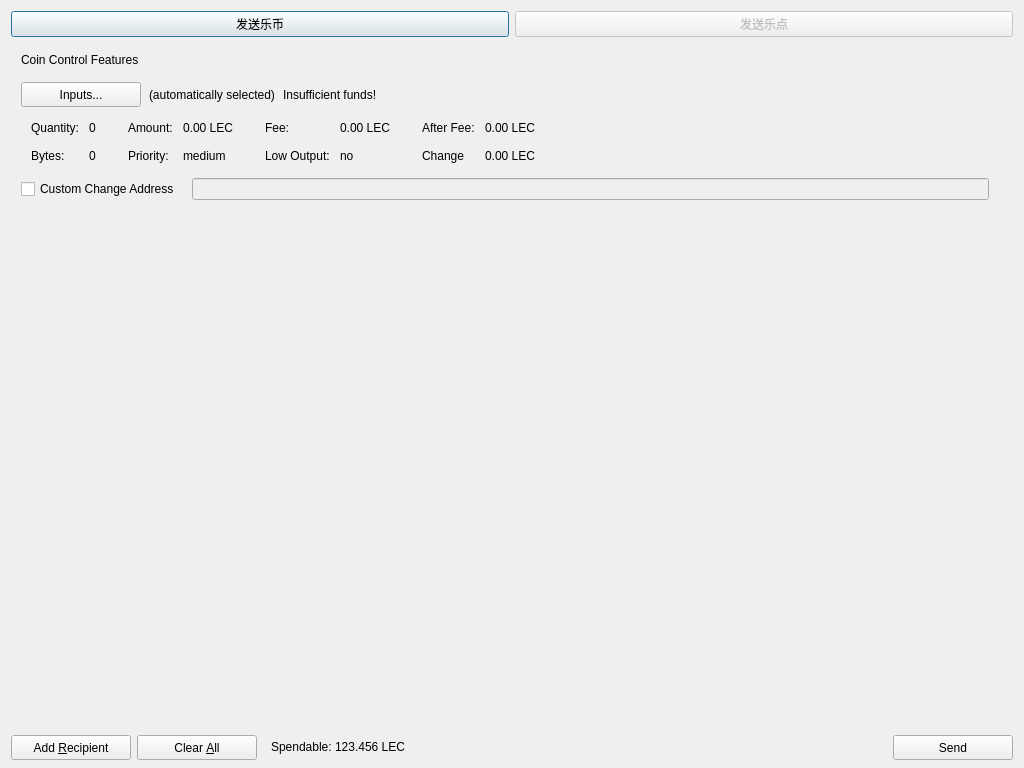
<?xml version="1.0" encoding="UTF-8"?>
<ui version="4.0">
 <class>SendBitCoinsDialog</class>
 <widget class="QDialog" name="SendBitCoinsDialog">
  <property name="geometry">
   <rect>
    <x>0</x>
    <y>0</y>
    <width>1024</width>
    <height>768</height>
   </rect>
  </property>
  <property name="windowTitle">
   <string>Send Coins</string>
  </property>
  <layout class="QVBoxLayout" name="verticalLayout" stretch="0,0,1,0">
   <property name="bottomMargin">
    <number>8</number>
   </property>
   <item>
    <layout class="QHBoxLayout" name="horizontalLayout_3">
     <item>
      <widget class="QPushButton" name="btnlecoin">
       <property name="text">
        <string>发送乐币</string>
       </property>
      </widget>
     </item>
     <item>
      <widget class="QPushButton" name="btnBitcoin">
       <property name="enabled">
        <bool>false</bool>
       </property>
       <property name="text">
        <string>发送乐点</string>
       </property>
      </widget>
     </item>
    </layout>
   </item>
   <item>
    <widget class="QFrame" name="frameCoinControl">
     <property name="sizePolicy">
      <sizepolicy hsizetype="Expanding" vsizetype="Expanding">
       <horstretch>0</horstretch>
       <verstretch>0</verstretch>
      </sizepolicy>
     </property>
     <property name="maximumSize">
      <size>
       <width>16777215</width>
       <height>16777215</height>
      </size>
     </property>
     <property name="frameShape">
      <enum>QFrame::NoFrame</enum>
     </property>
     <property name="frameShadow">
      <enum>QFrame::Sunken</enum>
     </property>
     <layout class="QVBoxLayout" name="verticalLayoutCoinControl2">
      <property name="spacing">
       <number>6</number>
      </property>
      <property name="leftMargin">
       <number>0</number>
      </property>
      <property name="topMargin">
       <number>0</number>
      </property>
      <property name="rightMargin">
       <number>0</number>
      </property>
      <property name="bottomMargin">
       <number>6</number>
      </property>
      <item>
       <layout class="QVBoxLayout" name="verticalLayoutCoinControl" stretch="0,0,0,0,1">
        <property name="spacing">
         <number>0</number>
        </property>
        <property name="leftMargin">
         <number>10</number>
        </property>
        <property name="topMargin">
         <number>10</number>
        </property>
        <item>
         <layout class="QHBoxLayout" name="horizontalLayoutCoinControl1">
          <property name="bottomMargin">
           <number>15</number>
          </property>
          <item>
           <widget class="QLabel" name="labelCoinControlFeatures">
            <property name="sizePolicy">
             <sizepolicy hsizetype="Preferred" vsizetype="Maximum">
              <horstretch>0</horstretch>
              <verstretch>0</verstretch>
             </sizepolicy>
            </property>
            <property name="text">
             <string>Coin Control Features</string>
            </property>
           </widget>
          </item>
         </layout>
        </item>
        <item>
         <layout class="QHBoxLayout" name="horizontalLayoutCoinControl2" stretch="0,0,0,0">
          <property name="spacing">
           <number>8</number>
          </property>
          <property name="bottomMargin">
           <number>10</number>
          </property>
          <item>
           <widget class="QPushButton" name="pushButtonCoinControl">
            <property name="minimumSize">
             <size>
              <width>120</width>
              <height>25</height>
             </size>
            </property>
            <property name="text">
             <string>Inputs...</string>
            </property>
           </widget>
          </item>
          <item>
           <widget class="QLabel" name="labelCoinControlAutomaticallySelected">
            <property name="text">
             <string>(automatically selected)</string>
            </property>
            <property name="margin">
             <number>5</number>
            </property>
           </widget>
          </item>
          <item>
           <widget class="QLabel" name="labelCoinControlInsuffFunds">
            <property name="text">
             <string>Insufficient funds!</string>
            </property>
            <property name="margin">
             <number>5</number>
            </property>
           </widget>
          </item>
          <item>
           <spacer name="horizontalSpacerCoinControl">
            <property name="orientation">
             <enum>Qt::Horizontal</enum>
            </property>
            <property name="sizeHint" stdset="0">
             <size>
              <width>40</width>
              <height>1</height>
             </size>
            </property>
           </spacer>
          </item>
         </layout>
        </item>
        <item>
         <widget class="QWidget" name="widgetCoinControl" native="true">
          <property name="sizePolicy">
           <sizepolicy hsizetype="Preferred" vsizetype="Preferred">
            <horstretch>0</horstretch>
            <verstretch>0</verstretch>
           </sizepolicy>
          </property>
          <property name="minimumSize">
           <size>
            <width>0</width>
            <height>0</height>
           </size>
          </property>
          <layout class="QHBoxLayout" name="horizontalLayoutCoinControl5">
           <property name="leftMargin">
            <number>0</number>
           </property>
           <property name="topMargin">
            <number>0</number>
           </property>
           <property name="rightMargin">
            <number>0</number>
           </property>
           <property name="bottomMargin">
            <number>0</number>
           </property>
           <item>
            <layout class="QHBoxLayout" name="horizontalLayoutCoinControl3" stretch="0,0,0,1">
             <property name="spacing">
              <number>20</number>
             </property>
             <property name="topMargin">
              <number>0</number>
             </property>
             <property name="bottomMargin">
              <number>10</number>
             </property>
             <item>
              <layout class="QFormLayout" name="formLayoutCoinControl1">
               <property name="horizontalSpacing">
                <number>10</number>
               </property>
               <property name="verticalSpacing">
                <number>14</number>
               </property>
               <property name="leftMargin">
                <number>10</number>
               </property>
               <property name="topMargin">
                <number>4</number>
               </property>
               <property name="rightMargin">
                <number>6</number>
               </property>
               <item row="0" column="0">
                <widget class="QLabel" name="labelCoinControlQuantityText">
                 <property name="text">
                  <string>Quantity:</string>
                 </property>
                 <property name="margin">
                  <number>0</number>
                 </property>
                </widget>
               </item>
               <item row="0" column="1">
                <widget class="QLabel" name="labelCoinControlQuantity">
                 <property name="cursor">
                  <cursorShape>IBeamCursor</cursorShape>
                 </property>
                 <property name="contextMenuPolicy">
                  <enum>Qt::ActionsContextMenu</enum>
                 </property>
                 <property name="text">
                  <string>0</string>
                 </property>
                 <property name="margin">
                  <number>0</number>
                 </property>
                 <property name="textInteractionFlags">
                  <set>Qt::LinksAccessibleByMouse|Qt::TextSelectableByKeyboard|Qt::TextSelectableByMouse</set>
                 </property>
                </widget>
               </item>
               <item row="1" column="0">
                <widget class="QLabel" name="labelCoinControlBytesText">
                 <property name="text">
                  <string>Bytes:</string>
                 </property>
                </widget>
               </item>
               <item row="1" column="1">
                <widget class="QLabel" name="labelCoinControlBytes">
                 <property name="cursor">
                  <cursorShape>IBeamCursor</cursorShape>
                 </property>
                 <property name="contextMenuPolicy">
                  <enum>Qt::ActionsContextMenu</enum>
                 </property>
                 <property name="text">
                  <string>0</string>
                 </property>
                 <property name="textInteractionFlags">
                  <set>Qt::LinksAccessibleByMouse|Qt::TextSelectableByKeyboard|Qt::TextSelectableByMouse</set>
                 </property>
                </widget>
               </item>
              </layout>
             </item>
             <item>
              <layout class="QFormLayout" name="formLayoutCoinControl2">
               <property name="horizontalSpacing">
                <number>10</number>
               </property>
               <property name="verticalSpacing">
                <number>14</number>
               </property>
               <property name="leftMargin">
                <number>6</number>
               </property>
               <property name="topMargin">
                <number>4</number>
               </property>
               <property name="rightMargin">
                <number>6</number>
               </property>
               <item row="0" column="0">
                <widget class="QLabel" name="labelCoinControlAmountText">
                 <property name="text">
                  <string>Amount:</string>
                 </property>
                 <property name="margin">
                  <number>0</number>
                 </property>
                </widget>
               </item>
               <item row="0" column="1">
                <widget class="QLabel" name="labelCoinControlAmount">
                 <property name="cursor">
                  <cursorShape>IBeamCursor</cursorShape>
                 </property>
                 <property name="contextMenuPolicy">
                  <enum>Qt::ActionsContextMenu</enum>
                 </property>
                 <property name="text">
                  <string>0.00 LEC</string>
                 </property>
                 <property name="textInteractionFlags">
                  <set>Qt::LinksAccessibleByMouse|Qt::TextSelectableByKeyboard|Qt::TextSelectableByMouse</set>
                 </property>
                </widget>
               </item>
               <item row="1" column="0">
                <widget class="QLabel" name="labelCoinControlPriorityText">
                 <property name="text">
                  <string>Priority:</string>
                 </property>
                </widget>
               </item>
               <item row="1" column="1">
                <widget class="QLabel" name="labelCoinControlPriority">
                 <property name="cursor">
                  <cursorShape>IBeamCursor</cursorShape>
                 </property>
                 <property name="contextMenuPolicy">
                  <enum>Qt::ActionsContextMenu</enum>
                 </property>
                 <property name="text">
                  <string>medium</string>
                 </property>
                 <property name="textInteractionFlags">
                  <set>Qt::LinksAccessibleByMouse|Qt::TextSelectableByKeyboard|Qt::TextSelectableByMouse</set>
                 </property>
                </widget>
               </item>
              </layout>
             </item>
             <item>
              <layout class="QFormLayout" name="formLayoutCoinControl3">
               <property name="horizontalSpacing">
                <number>10</number>
               </property>
               <property name="verticalSpacing">
                <number>14</number>
               </property>
               <property name="leftMargin">
                <number>6</number>
               </property>
               <property name="topMargin">
                <number>4</number>
               </property>
               <property name="rightMargin">
                <number>6</number>
               </property>
               <item row="0" column="0">
                <widget class="QLabel" name="labelCoinControlFeeText">
                 <property name="text">
                  <string>Fee:</string>
                 </property>
                 <property name="margin">
                  <number>0</number>
                 </property>
                </widget>
               </item>
               <item row="0" column="1">
                <widget class="QLabel" name="labelCoinControlFee">
                 <property name="cursor">
                  <cursorShape>IBeamCursor</cursorShape>
                 </property>
                 <property name="contextMenuPolicy">
                  <enum>Qt::ActionsContextMenu</enum>
                 </property>
                 <property name="text">
                  <string>0.00 LEC</string>
                 </property>
                 <property name="textInteractionFlags">
                  <set>Qt::LinksAccessibleByMouse|Qt::TextSelectableByKeyboard|Qt::TextSelectableByMouse</set>
                 </property>
                </widget>
               </item>
               <item row="1" column="0">
                <widget class="QLabel" name="labelCoinControlLowOutputText">
                 <property name="text">
                  <string>Low Output:</string>
                 </property>
                </widget>
               </item>
               <item row="1" column="1">
                <widget class="QLabel" name="labelCoinControlLowOutput">
                 <property name="cursor">
                  <cursorShape>IBeamCursor</cursorShape>
                 </property>
                 <property name="contextMenuPolicy">
                  <enum>Qt::ActionsContextMenu</enum>
                 </property>
                 <property name="text">
                  <string>no</string>
                 </property>
                 <property name="textInteractionFlags">
                  <set>Qt::LinksAccessibleByMouse|Qt::TextSelectableByKeyboard|Qt::TextSelectableByMouse</set>
                 </property>
                </widget>
               </item>
              </layout>
             </item>
             <item>
              <layout class="QFormLayout" name="formLayoutCoinControl4">
               <property name="horizontalSpacing">
                <number>10</number>
               </property>
               <property name="verticalSpacing">
                <number>14</number>
               </property>
               <property name="leftMargin">
                <number>6</number>
               </property>
               <property name="topMargin">
                <number>4</number>
               </property>
               <property name="rightMargin">
                <number>6</number>
               </property>
               <item row="0" column="0">
                <widget class="QLabel" name="labelCoinControlAfterFeeText">
                 <property name="text">
                  <string>After Fee:</string>
                 </property>
                 <property name="margin">
                  <number>0</number>
                 </property>
                </widget>
               </item>
               <item row="0" column="1">
                <widget class="QLabel" name="labelCoinControlAfterFee">
                 <property name="cursor">
                  <cursorShape>IBeamCursor</cursorShape>
                 </property>
                 <property name="contextMenuPolicy">
                  <enum>Qt::ActionsContextMenu</enum>
                 </property>
                 <property name="text">
                  <string>0.00 LEC</string>
                 </property>
                 <property name="textInteractionFlags">
                  <set>Qt::LinksAccessibleByMouse|Qt::TextSelectableByKeyboard|Qt::TextSelectableByMouse</set>
                 </property>
                </widget>
               </item>
               <item row="1" column="0">
                <widget class="QLabel" name="labelCoinControlChangeText">
                 <property name="text">
                  <string>Change</string>
                 </property>
                </widget>
               </item>
               <item row="1" column="1">
                <widget class="QLabel" name="labelCoinControlChange">
                 <property name="cursor">
                  <cursorShape>IBeamCursor</cursorShape>
                 </property>
                 <property name="contextMenuPolicy">
                  <enum>Qt::ActionsContextMenu</enum>
                 </property>
                 <property name="text">
                  <string>0.00 LEC</string>
                 </property>
                 <property name="textInteractionFlags">
                  <set>Qt::LinksAccessibleByMouse|Qt::TextSelectableByKeyboard|Qt::TextSelectableByMouse</set>
                 </property>
                </widget>
               </item>
              </layout>
             </item>
            </layout>
           </item>
          </layout>
         </widget>
        </item>
        <item>
         <layout class="QHBoxLayout" name="horizontalLayoutCoinControl4" stretch="0,0,0">
          <property name="spacing">
           <number>12</number>
          </property>
          <property name="sizeConstraint">
           <enum>QLayout::SetDefaultConstraint</enum>
          </property>
          <property name="topMargin">
           <number>5</number>
          </property>
          <property name="rightMargin">
           <number>5</number>
          </property>
          <item>
           <widget class="QCheckBox" name="checkBoxCoinControlChange">
            <property name="text">
             <string>Custom Change Address</string>
            </property>
           </widget>
          </item>
          <item>
           <widget class="QLineEdit" name="lineEditCoinControlChange">
            <property name="enabled">
             <bool>false</bool>
            </property>
            <property name="sizePolicy">
             <sizepolicy hsizetype="Expanding" vsizetype="Fixed">
              <horstretch>0</horstretch>
              <verstretch>0</verstretch>
             </sizepolicy>
            </property>
           </widget>
          </item>
          <item>
           <widget class="QLabel" name="labelCoinControlChangeLabel">
            <property name="sizePolicy">
             <sizepolicy hsizetype="Preferred" vsizetype="Expanding">
              <horstretch>0</horstretch>
              <verstretch>0</verstretch>
             </sizepolicy>
            </property>
            <property name="minimumSize">
             <size>
              <width>0</width>
              <height>0</height>
             </size>
            </property>
            <property name="text">
             <string/>
            </property>
            <property name="margin">
             <number>3</number>
            </property>
           </widget>
          </item>
         </layout>
        </item>
        <item>
         <spacer name="verticalSpacerCoinControl">
          <property name="orientation">
           <enum>Qt::Vertical</enum>
          </property>
          <property name="sizeHint" stdset="0">
           <size>
            <width>800</width>
            <height>1</height>
           </size>
          </property>
         </spacer>
        </item>
       </layout>
      </item>
     </layout>
    </widget>
   </item>
   <item>
    <widget class="QScrollArea" name="scrollArea">
     <property name="frameShape">
      <enum>QFrame::NoFrame</enum>
     </property>
     <property name="widgetResizable">
      <bool>true</bool>
     </property>
     <widget class="QWidget" name="scrollAreaWidgetContents">
      <property name="geometry">
       <rect>
        <x>0</x>
        <y>0</y>
        <width>1006</width>
        <height>516</height>
       </rect>
      </property>
      <layout class="QVBoxLayout" name="verticalLayout_2">
       <property name="leftMargin">
        <number>0</number>
       </property>
       <property name="topMargin">
        <number>0</number>
       </property>
       <property name="rightMargin">
        <number>0</number>
       </property>
       <property name="bottomMargin">
        <number>0</number>
       </property>
       <item>
        <layout class="QVBoxLayout" name="entries">
         <property name="spacing">
          <number>0</number>
         </property>
        </layout>
       </item>
      </layout>
     </widget>
    </widget>
   </item>
   <item>
    <layout class="QHBoxLayout" name="horizontalLayout">
     <item>
      <widget class="QPushButton" name="addButton">
       <property name="minimumSize">
        <size>
         <width>120</width>
         <height>25</height>
        </size>
       </property>
       <property name="toolTip">
        <string>Send to multiple recipients at once</string>
       </property>
       <property name="text">
        <string>Add &amp;Recipient</string>
       </property>
       <property name="icon">
        <iconset resource="../bitcoin.qrc">
         <normaloff>:/icons/add</normaloff>:/icons/add</iconset>
       </property>
       <property name="iconSize">
        <size>
         <width>12</width>
         <height>12</height>
        </size>
       </property>
       <property name="autoDefault">
        <bool>false</bool>
       </property>
      </widget>
     </item>
     <item>
      <widget class="QPushButton" name="clearButton">
       <property name="sizePolicy">
        <sizepolicy hsizetype="Minimum" vsizetype="Fixed">
         <horstretch>0</horstretch>
         <verstretch>0</verstretch>
        </sizepolicy>
       </property>
       <property name="minimumSize">
        <size>
         <width>120</width>
         <height>25</height>
        </size>
       </property>
       <property name="toolTip">
        <string>Remove all transaction fields</string>
       </property>
       <property name="text">
        <string>Clear &amp;All</string>
       </property>
       <property name="icon">
        <iconset resource="../bitcoin.qrc">
         <normaloff>:/icons/remove</normaloff>:/icons/remove</iconset>
       </property>
       <property name="iconSize">
        <size>
         <width>12</width>
         <height>12</height>
        </size>
       </property>
       <property name="autoRepeatDelay">
        <number>300</number>
       </property>
       <property name="autoDefault">
        <bool>false</bool>
       </property>
      </widget>
     </item>
     <item>
      <layout class="QHBoxLayout" name="horizontalLayout_2">
       <property name="spacing">
        <number>3</number>
       </property>
       <item>
        <widget class="QLabel" name="label">
         <property name="sizePolicy">
          <sizepolicy hsizetype="Preferred" vsizetype="Fixed">
           <horstretch>0</horstretch>
           <verstretch>0</verstretch>
          </sizepolicy>
         </property>
         <property name="text">
          <string>Spendable:</string>
         </property>
         <property name="indent">
          <number>8</number>
         </property>
        </widget>
       </item>
       <item>
        <widget class="QLabel" name="labelBalance">
         <property name="sizePolicy">
          <sizepolicy hsizetype="Preferred" vsizetype="Fixed">
           <horstretch>0</horstretch>
           <verstretch>0</verstretch>
          </sizepolicy>
         </property>
         <property name="cursor">
          <cursorShape>IBeamCursor</cursorShape>
         </property>
         <property name="text">
          <string>123.456 LEC</string>
         </property>
         <property name="textInteractionFlags">
          <set>Qt::LinksAccessibleByMouse|Qt::TextSelectableByKeyboard|Qt::TextSelectableByMouse</set>
         </property>
        </widget>
       </item>
      </layout>
     </item>
     <item>
      <spacer name="horizontalSpacer">
       <property name="orientation">
        <enum>Qt::Horizontal</enum>
       </property>
       <property name="sizeHint" stdset="0">
        <size>
         <width>40</width>
         <height>20</height>
        </size>
       </property>
      </spacer>
     </item>
     <item>
      <widget class="QPushButton" name="veriBitSendButton">
       <property name="sizePolicy">
        <sizepolicy hsizetype="Minimum" vsizetype="Fixed">
         <horstretch>0</horstretch>
         <verstretch>0</verstretch>
        </sizepolicy>
       </property>
       <property name="minimumSize">
        <size>
         <width>120</width>
         <height>25</height>
        </size>
       </property>
       <property name="toolTip">
        <string>Confirm the send action</string>
       </property>
       <property name="text">
        <string>Send</string>
       </property>
       <property name="icon">
        <iconset resource="../bitcoin.qrc">
         <normaloff>:/icons/veriBitButton</normaloff>:/icons/veriBitButton</iconset>
       </property>
       <property name="iconSize">
        <size>
         <width>14</width>
         <height>14</height>
        </size>
       </property>
       <property name="autoDefault">
        <bool>false</bool>
       </property>
      </widget>
     </item>
    </layout>
   </item>
  </layout>
 </widget>
 <resources>
  <include location="../bitcoin.qrc"/>
 </resources>
 <connections/>
</ui>
